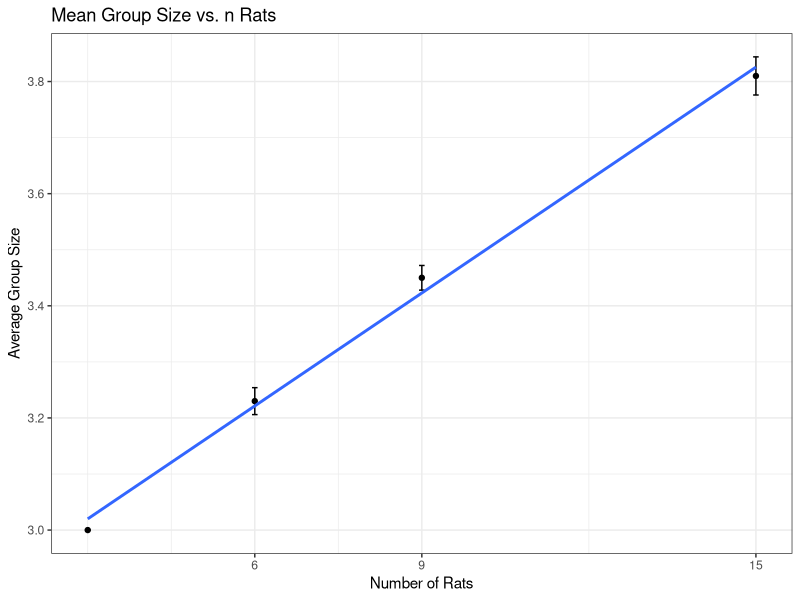
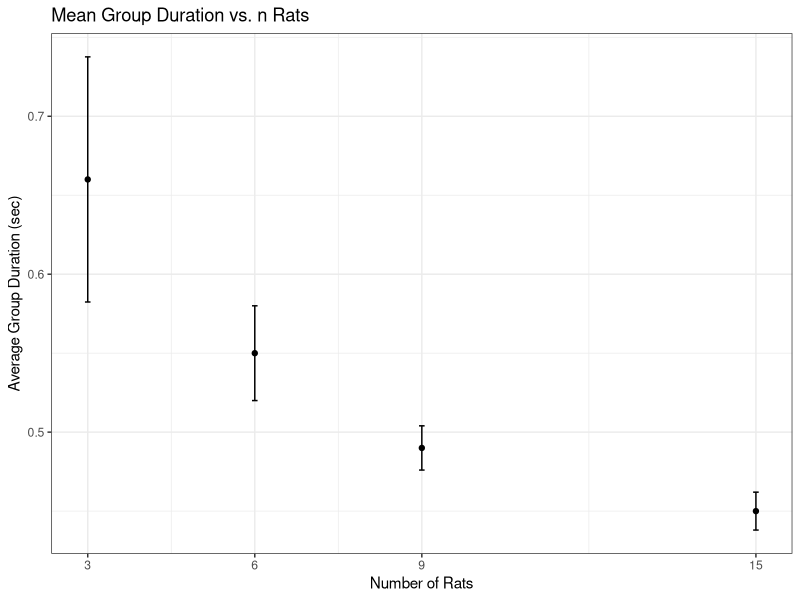
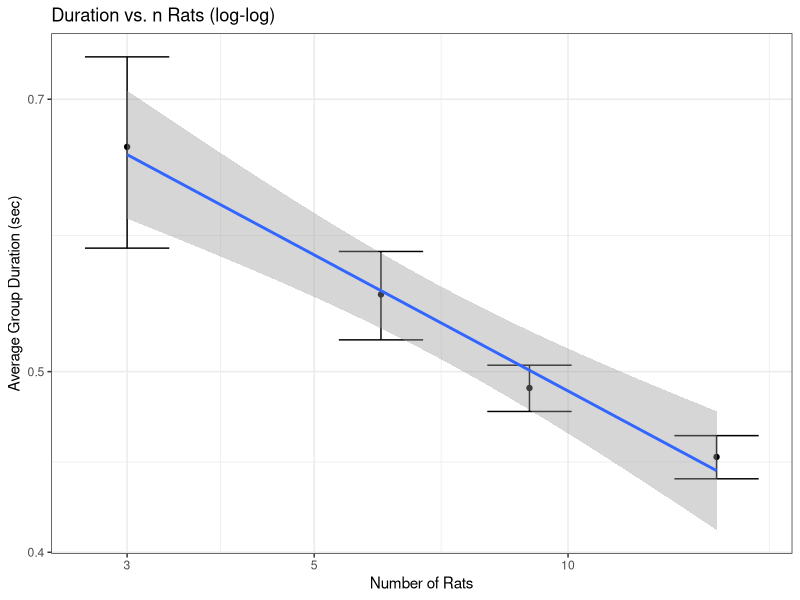

Write the R code that produced these figures, in order.
# hard coded number are from the output of Comp_Summary_Stats.R
# numbers to be found in the "DistributionStats.xlsx" file on Box

library(tidyverse)

# make the tibble of group size data
sz_df <- tibble(
  nRats = c(3, 6, 9, 15),
  means = c(3, 3.23, 3.45, 3.81),
  ses = c(0, 0.012, 0.011, 0.017)
)

# plot the group size data
sz_p <- ggplot(sz_df, aes(x = nRats, y = means)) +
  geom_point() +
  geom_errorbar(aes(ymin = means - 2*ses, ymax = means + 2*ses), width = 0.1) +
  scale_x_continuous(breaks = c(6, 9, 15)) +
  geom_smooth(method = "lm", se = FALSE) +
  xlab("Number of Rats") +
  ylab("Average Group Size") +
  ggtitle("Mean Group Size vs. n Rats") +
  theme_bw()
show(sz_p)

# make the tibble of group duration data
dur_df <- tibble(
  nRats = c(3, 6, 9, 15),
  means = c(0.66, 0.55, 0.49, 0.45),
  ses = c(0.0388, 0.015, 0.007, 0.006)
)

# plot the group duration data
dur_p <- ggplot(dur_df, aes(x = nRats, y = means)) +
  geom_point() +
  geom_errorbar(aes(ymin = means - 2*ses, ymax = means + 2*ses), width = 0.1) +
  scale_x_continuous(breaks = c(3, 6, 9, 15)) +
  xlab("Number of Rats") +
  ylab("Average Group Duration (sec)") +
  ggtitle("Mean Group Duration vs. n Rats") +
  theme_bw()
show(dur_p)

# plot the group duration data on a log-log scale
dur_p_log <- ggplot(dur_df, aes(x = nRats, y = means)) +
  geom_point() +
  geom_errorbar(aes(ymin = means - 2*ses, ymax = means + 2*ses), width = 0.1) +
  scale_x_log10() +
  scale_y_log10() +
  geom_smooth(method = "lm", se = TRUE) +
  xlab("Number of Rats") +
  ylab("Average Group Duration (sec)") +
  ggtitle("Duration vs. n Rats (log-log)") +
  theme_bw()
show(dur_p_log)